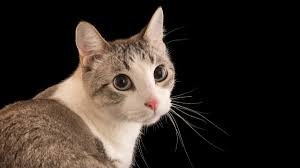
#> input picture images_dataset/Cat/download (1).jpeg, 300 x 168 px; its folder holds only this picture in this run
$ python parallel_process.py
#> lines starting #> are read from the running program, lines starting #| are printed output that depends on the picture
# [File: parallel_process.py]
#

import os
import time
from PIL import Image, ImageDraw, ImageFont
import multiprocessing  # The core library for this task
from concurrent.futures import ThreadPoolExecutor # The alternative

# --- Configuration (Same as sequential) ---
SCRIPT_DIR = os.path.dirname(os.path.abspath(__file__))
SOURCE_DIR = os.path.join(SCRIPT_DIR, 'images_dataset')
OUTPUT_DIR = os.path.join(SCRIPT_DIR, 'output_parallel')      # Different output directory [cite: 32]
TARGET_SIZE = (128, 128)
WATERMARK_TEXT = "CUI-LHR SP23"

# --- Helper Function (The 'Task') ---
# This function must be at the top level (not inside another function)
# so that other processes can import and run it.
def process_image(image_paths):
    """
    Takes a tuple of (input_path, output_path) and processes the image.
    This is the "work" that each parallel worker will do.
    """
    input_path, output_path = image_paths # Unpack the tuple

    try:
        with Image.open(input_path) as img:
            img = img.resize(TARGET_SIZE, Image.LANCZOS)

            if img.mode != 'RGB':
                img = img.convert('RGB')

            draw = ImageDraw.Draw(img)

            try:
                font = ImageFont.truetype("arial.ttf", 10)
            except IOError:
                font = ImageFont.load_default()

            text_position = (5, TARGET_SIZE[1] - 15)
            text_color = (255, 255, 255)
            draw.text(text_position, WATERMARK_TEXT, font=font, fill=text_color)

            # Create the output sub-directory if it doesn't exist
            os.makedirs(os.path.dirname(output_path), exist_ok=True)
            img.save(output_path)

        # Return True on success
        return True
    except Exception as e:
        print(f"Error processing {input_path}: {e}")
        # Return False on failure
        return False

# --- Main Function ---
def main():
    print("Starting parallel processing...")

    # --- 1. Get the list of tasks (all images) ---
    # This part is still sequential, as we need the full list first.
    tasks = [] # This will be a list of (input_path, output_path) tuples
    for root, _, files in os.walk(SOURCE_DIR):
        for file in files:
            if file.lower().endswith(('.png', '.jpg', '.jpeg', '.bmp')):
                input_path = os.path.join(root, file)
                relative_path = os.path.relpath(input_path, SOURCE_DIR)
                output_path = os.path.join(OUTPUT_DIR, relative_path)
                tasks.append((input_path, output_path))

    print(f"Found {len(tasks)} images to process.")

    # --- 2. Run Sequential (1 Worker) to get baseline ---
    # We can't import from sequential_process.py easily,
    # so we just run the 1-worker version here as our baseline.
    print("\nRunning with 1 worker (Baseline)...")
    start_seq = time.perf_counter()

    # map() applies the function to each item in the 'tasks' list
    # We use a list comprehension to force it to execute now.
    results_seq = [process_image(task) for task in tasks]
#> in process_image, img is the input picture: PIL image 300x168 RGB; mean R, G, B 54.9, 45.6, 38.7
#> in process_image, `img = img.resize(TARGET_SIZE, Image.LANCZOS)`:
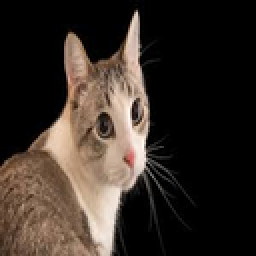
#> img: PIL image 128x128 RGB (shown 2 times larger); mean R, G, B 54.9, 45.6, 38.8
#> in process_image, `img.save(output_path)`:
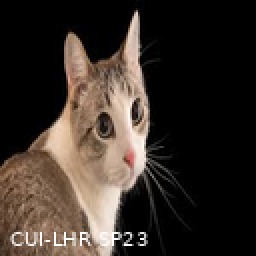
#> saved as download (1).jpeg: PIL image 128x128 RGB (shown 2 times larger); mean R, G, B 56.3, 47.1, 40.4
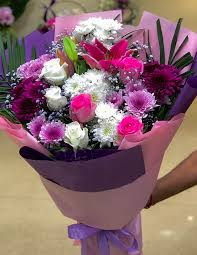
#> input picture images_dataset/Flowers/download (1).jpeg, 197 x 255 px
#> in process_image, img is the input picture: PIL image 197x255 RGB; mean R, G, B 137.9, 104, 108.8
#> in process_image (call 2), `img = img.resize(TARGET_SIZE, Image.LANCZOS)`:
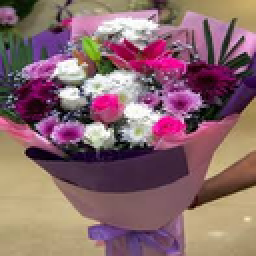
#> img: PIL image 128x128 RGB (shown 2 times larger); mean R, G, B 137.9, 104, 108.8
#> in process_image (call 2), `img.save(output_path)`:
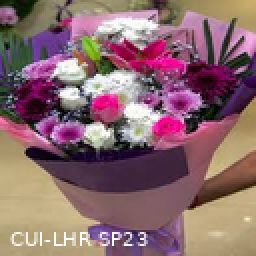
#> saved as download (1).jpeg: PIL image 128x128 RGB (shown 2 times larger); mean R, G, B 138.9, 105.2, 110

    end_seq = time.perf_counter()
    baseline_time = end_seq - start_seq
    print(f"1 Worker Time: {baseline_time:.2f} s")

    # --- 3. Define worker counts and run parallel tests ---
    # [cite: 32]
    worker_counts = [2, 4, 8]

    # Get your machine's core count as a reference
    cpu_count = os.cpu_count()
    print(f"(Your system has {cpu_count} logical cores) [cite: 71]")

    results_table = []
    # Add baseline to our table [cite: 37, 38]
    results_table.append((1, baseline_time, 1.0))

    # --- Option A: Using multiprocessing.Pool (Recommended)  ---
    print("\n--- Testing with multiprocessing.Pool ---")
    for count in worker_counts:
        print(f"Running with {count} processes...")
        start_time = time.perf_counter()

        # Create a process pool with 'count' number of workers
        with multiprocessing.Pool(processes=count) as pool:
            # pool.map distributes the 'tasks' list among the workers
            #
            # It takes the 'process_image' function and one item from
            # the 'tasks' list at a time and gives it to a free worker.
            # It blocks until all tasks are complete.
            results = pool.map(process_image, tasks)

        end_time = time.perf_counter()
        total_time = end_time - start_time

        # Calculate speedup
        speedup = baseline_time / total_time
        results_table.append((count, total_time, speedup))
        print(f"{count} Processes Time: {total_time:.2f} s (Speedup: {speedup:.2f}x)")

    # --- Option B: Using ThreadPoolExecutor (Alternative)  ---
    # Note: For this CPU-bound task, threads are slower than processes
    # due to Python's Global Interpreter Lock (GIL). But the exam
    # allows it, so you could use this code instead.

    # print("\n--- Testing with ThreadPoolExecutor ---")
    # for count in worker_counts:
    #     print(f"Running with {count} threads...")
    #     start_time = time.perf_counter()

    #     with ThreadPoolExecutor(max_workers=count) as executor:
    #         # executor.map works just like pool.map
    #         results = list(executor.map(process_image, tasks))

    #     end_time = time.perf_counter()
    #     total_time = end_time - start_time

    #     speedup = baseline_time / total_time
    #     # Add to table if not already there
    #     # results_table.append((count, total_time, speedup))
    #     print(f"{count} Threads Time: {total_time:.2f} s (Speedup: {speedup:.2f}x)")


    # --- 4. Display the speedup table ---
    # [cite: 34, 35]
    print("\n" + "="*30)
    print("      Speedup Table")
    print("="*30)
    print(f"{'Workers':<8} | {'Time (s)':<10} | {'Speedup':<8}") # [cite: 36]
    print("-" * 30)
    for workers, time_s, speedup in results_table:
        print(f"{workers:<8} | {time_s:<10.2f} | {speedup:<8.2f}x")
    print("="*30)


# This "if __name__ == '__main__':" block is ESSENTIAL for multiprocessing.
# It prevents child processes from re-running the main script when
# they are spawned. Without this, you get an infinite loop or errors.
if __name__ == "__main__":
    main()
